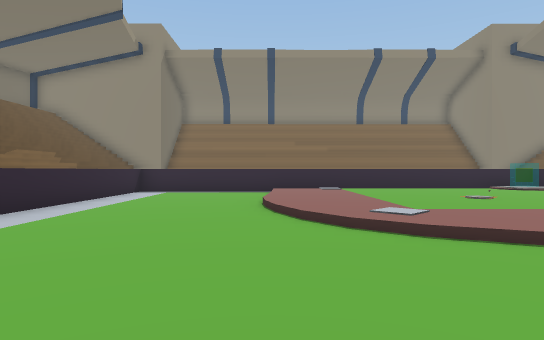
View 1 (above)

14 first-person views from a walk through a 3-D level made in the Unity game engine. The camera is 1.4 m above the floor, looks level and sees 75° across. The floor is counted in squares, 2 m on a side. Each view is taken from the middle of a square. On the plan, view 1 faces up. The plan holds only what a view shows up to about 11 squares ahead; the rest is blank. The place goes on beyond the plan. The player is left out. Some surface patterns are stand-ins.

View 2
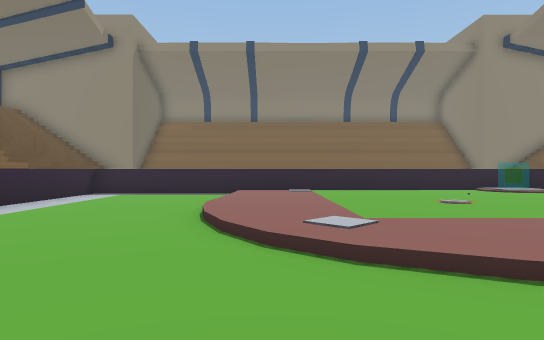

View 3
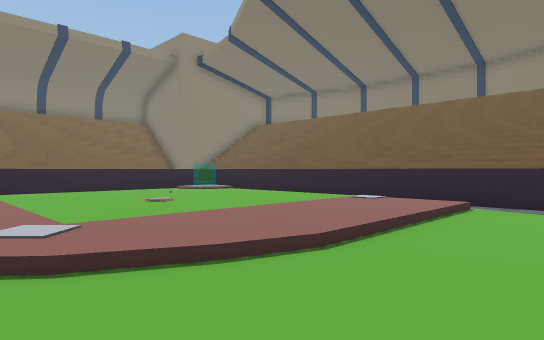

View 4
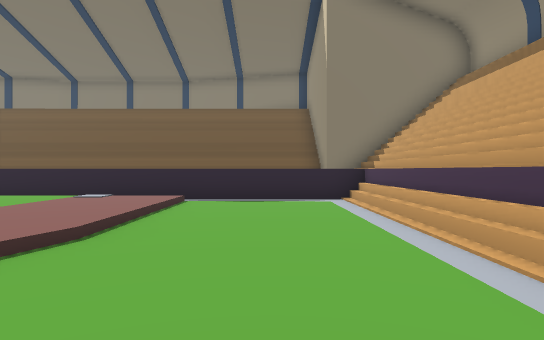

View 5
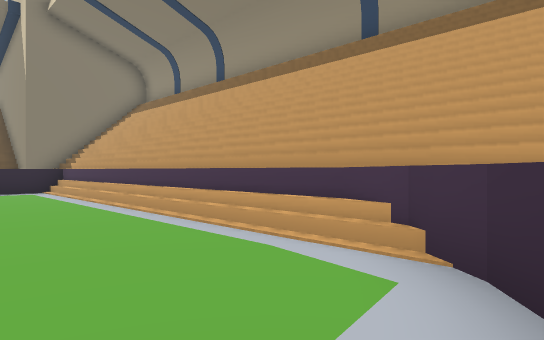

View 6
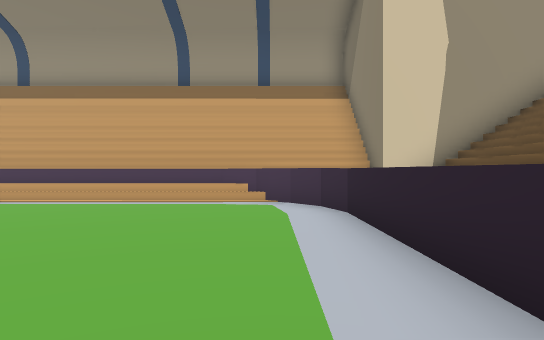

View 7
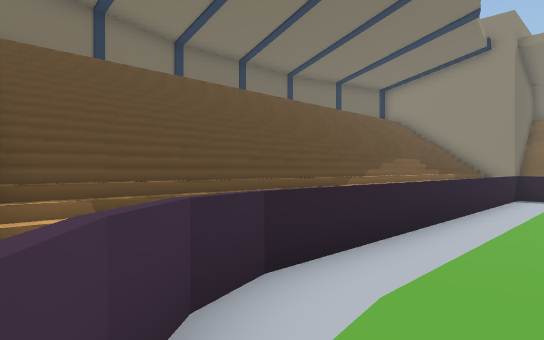

View 8
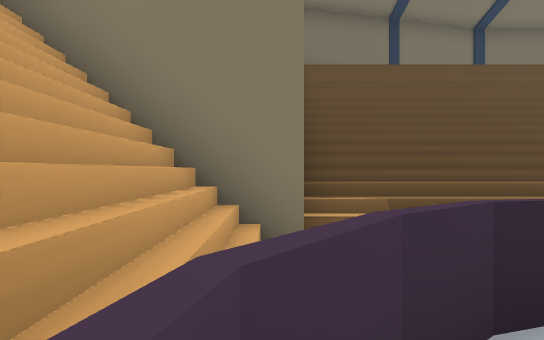

View 9
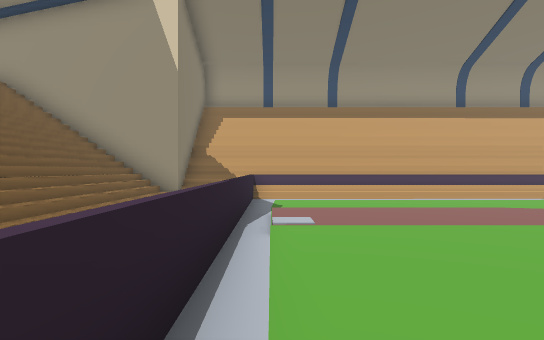

View 10
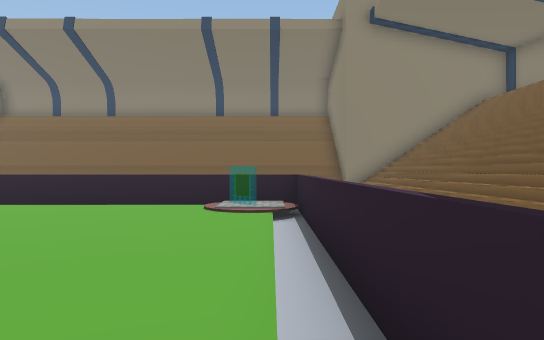

View 11
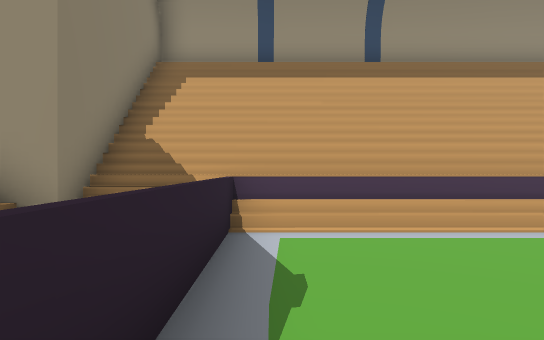

View 12
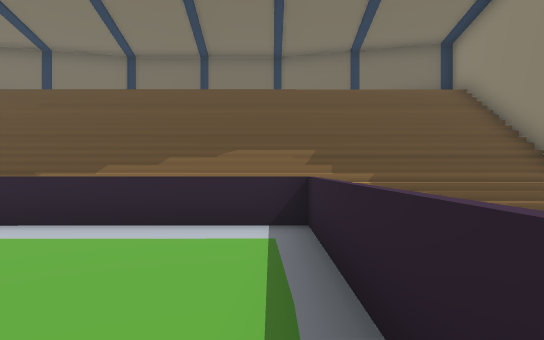

View 13
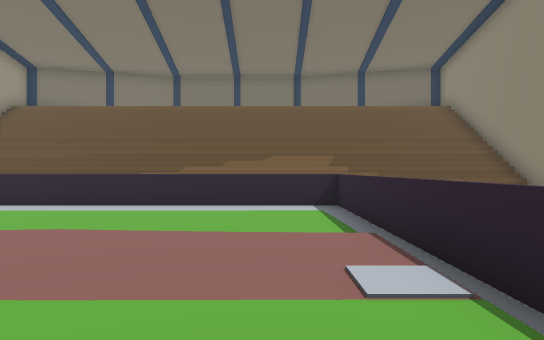

View 14
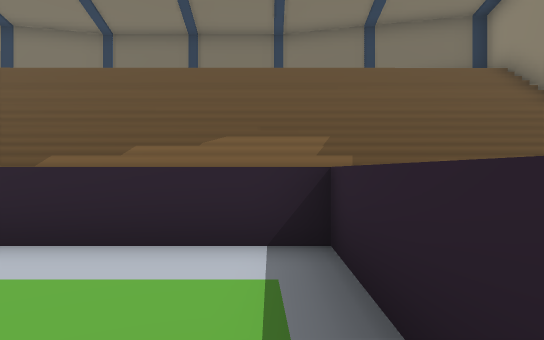

### Floor plan
Key: @ floor where view 1 was taken; # wall or solid block; . main floor; : floor 0.25 m higher than the main floor; + floor 0.5 m higher than the main floor; / step, stairs or slope; = window, fence, low wall or low ledge; ^ raised ledge.
Columns run from 7 left of view 1 to 11 right of it. Each row starts with its distance up from view 1.
 14 #^                ^
 13 #^                ^
 12 #  #####^^^^^^^^^ ^
 11 # =....///////:+^ ^
 10 # =..../:::::://^ ^
  9 # =..../:::::::/^ ^
  8 # =..../:::::::/^ ^
  7 # =..../:::::::/^
  6 #^=..../:::::::/^ ^
  5 # =.....:::::::/# ^
  4 #^=...../::::::/^ ^
  3 #^=.......//////^ ^
  2 #^=.............# ^
  1 #^=.............# ^
  0 #^ #...@........^ ^
 -1 ##^^^///////////^^#
 -2  #####^^^^^^^^^^^^#

Positions as (right, up) in squares from view 1, and headings:
1: (0, 0), facing up
2: (1, 1), facing up
3: (1, 1), facing up-right
4: (0, 1), facing right
5: (-4, 2), facing down-right
6: (-3, 7), facing down
7: (-2, -1), facing up-left
8: (-2, -1), facing left
9: (8, 10), facing down
10: (8, 4), facing up
11: (8, 4), facing down
12: (1, 11), facing left
13: (4, 10), facing left
14: (-1, 11), facing left
